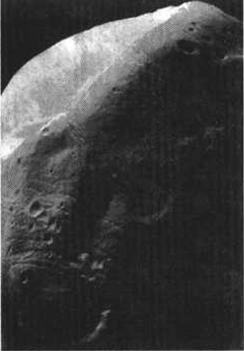
#> input picture image/rock.png, 244 x 351 px
$ python histogram.py   (older library calls are emulated)
#> lines starting #> are read from the running program, lines starting #| are printed output that depends on the picture
import numpy as np
import matplotlib.pyplot as plt
from scipy import misc


def histeq(img, nbr_bins=256):
    """ Histogram equalization of a grayscale image. """
    # 获取直方图p(r)
    imhist1, bins = np.histogram(img.flatten(), nbr_bins, normed=True)
    plt.subplot(2, 2, 3)
    plt.plot(imhist1)
    # 获取T(r)
    cdf = imhist1.cumsum()  # cumulative distribution function
    cdf = 255 * cdf / cdf[-1]

    # 获取s，并用s替换原始图像对应的灰度值
    result = np.interp(img.flatten(), bins[:-1], cdf)
    imhist2, bins = np.histogram(result.flatten(), nbr_bins, normed=True)
    plt.subplot(2, 2, 4)
    plt.plot(imhist2)
    return result.reshape(img.shape), cdf


origin = misc.imread("rock.png")
#> origin is the input picture: shape (351, 244, 4); mean R, G, B, A 65.1, 65.1, 65.1, 255
origin = origin[:, :, 0]  # 彩色转灰度图
#> origin: shape (351, 244)
result, cdf = histeq(origin)
#> in histeq, `imhist1, bins = np.histogram(img.flatten(), nbr_bins, normed=True)`: imhist1 = 256 values, max 0.102 at index 12, min 0 at index 11, mean 0.00427; bins = 257 values from 21 to 255
#> in histeq, `cdf = imhist1.cumsum()`: cdf = 256 values from 3.83e-05 to 1.09
#> in histeq, `cdf = 255 * cdf / cdf[-1]`: cdf = 256 values from 0.00893 to 255
#> in histeq, `imhist2, bins = np.histogram(result.flatten(), nbr_bins, normed=True)`: imhist2 = 256 values, max 0.0937 at index 40, min 0 at index 1, mean 0.00392; bins = 257 values from 0.00893 to 255
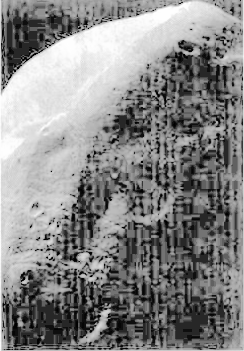
#> result: shape (351, 244) float64; min 0.00893, max 255, mean 134.8
#> cdf = 256 values from 0.00893 to 255

plt.subplot(2, 2, 1)
plt.imshow(origin, cmap=plt.cm.gray)
plt.subplot(2, 2, 2)
plt.imshow(result, cmap=plt.cm.gray)
plt.show()
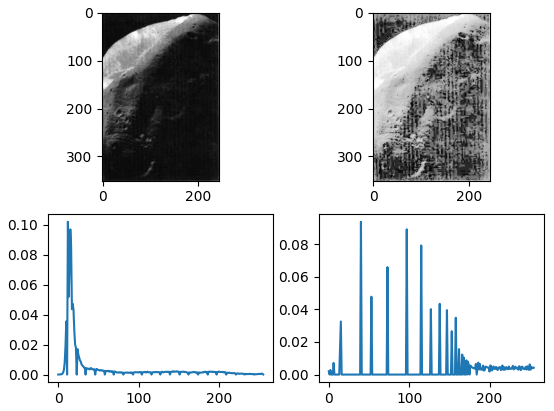
#> figure drawn by matplotlib, 4 panels; panel 1: curve peaks at x = 12, y = 0.102; panel 2: curve peaks at x = 40, y = 0.0937
